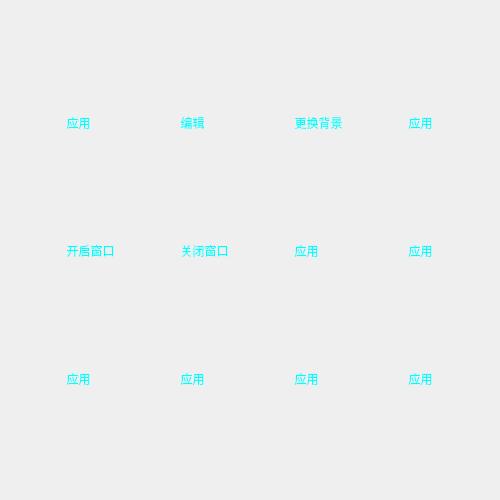
<?xml version="1.0" encoding="UTF-8"?>
<ui version="4.0">
 <class>Widget</class>
 <widget class="QWidget" name="Widget">
  <property name="geometry">
   <rect>
    <x>0</x>
    <y>0</y>
    <width>500</width>
    <height>500</height>
   </rect>
  </property>
  <property name="windowTitle">
   <string>Widget</string>
  </property>
  <property name="styleSheet">
   <string notr="true">QWidget#widget{
	background-image: url(:/image/moon.png);
}

QToolButton{
	border-style:none;
}
</string>
  </property>
  <widget class="QWidget" name="widget" native="true">
   <property name="geometry">
    <rect>
     <x>0</x>
     <y>0</y>
     <width>501</width>
     <height>501</height>
    </rect>
   </property>
   <property name="styleSheet">
    <string notr="true"/>
   </property>
   <widget class="QWidget" name="gridLayoutWidget">
    <property name="geometry">
     <rect>
      <x>0</x>
      <y>0</y>
      <width>501</width>
      <height>501</height>
     </rect>
    </property>
    <layout class="QGridLayout" name="gridLayout">
     <item row="0" column="2">
      <widget class="QToolButton" name="toolButton_3">
       <property name="styleSheet">
        <string notr="true">QToolButton{
	background-image: url(:/image/modify.png);

	color:rgb(0,255,255);
}</string>
       </property>
       <property name="text">
        <string>编辑</string>
       </property>
       <property name="icon">
        <iconset resource="image.qrc">
         <normaloff>:/image/modify.png</normaloff>:/image/modify.png</iconset>
       </property>
       <property name="iconSize">
        <size>
         <width>50</width>
         <height>50</height>
        </size>
       </property>
       <property name="toolButtonStyle">
        <enum>Qt::ToolButtonTextUnderIcon</enum>
       </property>
      </widget>
     </item>
     <item row="2" column="4">
      <widget class="QToolButton" name="toolButton_12">
       <property name="styleSheet">
        <string notr="true">QToolButton{

	color:rgb(0,255,255);
}</string>
       </property>
       <property name="text">
        <string>应用</string>
       </property>
       <property name="icon">
        <iconset resource="image.qrc">
         <normaloff>:/image/star (2).png</normaloff>:/image/star (2).png</iconset>
       </property>
       <property name="iconSize">
        <size>
         <width>50</width>
         <height>50</height>
        </size>
       </property>
       <property name="toolButtonStyle">
        <enum>Qt::ToolButtonTextUnderIcon</enum>
       </property>
      </widget>
     </item>
     <item row="2" column="3">
      <widget class="QToolButton" name="toolButton_11">
       <property name="styleSheet">
        <string notr="true">QToolButton{

	color:rgb(0,255,255);
}</string>
       </property>
       <property name="text">
        <string>应用</string>
       </property>
       <property name="icon">
        <iconset resource="image.qrc">
         <normaloff>:/image/moon.png</normaloff>:/image/moon.png</iconset>
       </property>
       <property name="iconSize">
        <size>
         <width>50</width>
         <height>50</height>
        </size>
       </property>
       <property name="toolButtonStyle">
        <enum>Qt::ToolButtonTextUnderIcon</enum>
       </property>
      </widget>
     </item>
     <item row="2" column="2">
      <widget class="QToolButton" name="toolButton_13">
       <property name="styleSheet">
        <string notr="true">QToolButton{

	color:rgb(0,255,255);
}</string>
       </property>
       <property name="text">
        <string>应用</string>
       </property>
       <property name="icon">
        <iconset resource="image.qrc">
         <normaloff>:/image/add_friends.png</normaloff>:/image/add_friends.png</iconset>
       </property>
       <property name="iconSize">
        <size>
         <width>50</width>
         <height>50</height>
        </size>
       </property>
       <property name="toolButtonStyle">
        <enum>Qt::ToolButtonTextUnderIcon</enum>
       </property>
      </widget>
     </item>
     <item row="1" column="4">
      <widget class="QToolButton" name="toolButton_7">
       <property name="styleSheet">
        <string notr="true">QToolButton{

	color:rgb(0,255,255);
}</string>
       </property>
       <property name="text">
        <string>应用</string>
       </property>
       <property name="icon">
        <iconset resource="image.qrc">
         <normaloff>:/image/collection.png</normaloff>:/image/collection.png</iconset>
       </property>
       <property name="iconSize">
        <size>
         <width>50</width>
         <height>50</height>
        </size>
       </property>
       <property name="toolButtonStyle">
        <enum>Qt::ToolButtonTextUnderIcon</enum>
       </property>
      </widget>
     </item>
     <item row="1" column="0">
      <widget class="QToolButton" name="toolButton_6">
       <property name="styleSheet">
        <string notr="true">QToolButton{

	color:rgb(0,255,255);
}</string>
       </property>
       <property name="text">
        <string>开启窗口</string>
       </property>
       <property name="icon">
        <iconset resource="image.qrc">
         <normaloff>:/image/add.png</normaloff>:/image/add.png</iconset>
       </property>
       <property name="iconSize">
        <size>
         <width>50</width>
         <height>50</height>
        </size>
       </property>
       <property name="toolButtonStyle">
        <enum>Qt::ToolButtonTextUnderIcon</enum>
       </property>
      </widget>
     </item>
     <item row="1" column="2">
      <widget class="QToolButton" name="toolButton_8">
       <property name="styleSheet">
        <string notr="true">QToolButton{

	color:rgb(0,255,255);
}</string>
       </property>
       <property name="text">
        <string>关闭窗口</string>
       </property>
       <property name="icon">
        <iconset resource="image.qrc">
         <normaloff>:/image/subtract.png</normaloff>:/image/subtract.png</iconset>
       </property>
       <property name="iconSize">
        <size>
         <width>50</width>
         <height>50</height>
        </size>
       </property>
       <property name="toolButtonStyle">
        <enum>Qt::ToolButtonTextUnderIcon</enum>
       </property>
      </widget>
     </item>
     <item row="1" column="3">
      <widget class="QToolButton" name="toolButton_9">
       <property name="styleSheet">
        <string notr="true">QToolButton{

	color:rgb(0,255,255);
}</string>
       </property>
       <property name="text">
        <string>应用</string>
       </property>
       <property name="icon">
        <iconset resource="image.qrc">
         <normaloff>:/image/time_two.png</normaloff>:/image/time_two.png</iconset>
       </property>
       <property name="iconSize">
        <size>
         <width>50</width>
         <height>50</height>
        </size>
       </property>
       <property name="toolButtonStyle">
        <enum>Qt::ToolButtonTextUnderIcon</enum>
       </property>
      </widget>
     </item>
     <item row="0" column="0">
      <widget class="QToolButton" name="toolButton_2">
       <property name="styleSheet">
        <string notr="true">QToolButton{

	color:rgb(0,255,255);
}</string>
       </property>
       <property name="text">
        <string>应用</string>
       </property>
       <property name="icon">
        <iconset resource="image.qrc">
         <normaloff>:/image/more.png</normaloff>:/image/more.png</iconset>
       </property>
       <property name="iconSize">
        <size>
         <width>50</width>
         <height>50</height>
        </size>
       </property>
       <property name="toolButtonStyle">
        <enum>Qt::ToolButtonTextUnderIcon</enum>
       </property>
      </widget>
     </item>
     <item row="0" column="3">
      <widget class="QToolButton" name="toolButton_4">
       <property name="styleSheet">
        <string notr="true">QToolButton{

	color:rgb(0,255,255);
}</string>
       </property>
       <property name="text">
        <string>更换背景</string>
       </property>
       <property name="icon">
        <iconset resource="image.qrc">
         <normaloff>:/image/picture.png</normaloff>:/image/picture.png</iconset>
       </property>
       <property name="iconSize">
        <size>
         <width>50</width>
         <height>50</height>
        </size>
       </property>
       <property name="toolButtonStyle">
        <enum>Qt::ToolButtonTextUnderIcon</enum>
       </property>
      </widget>
     </item>
     <item row="2" column="0">
      <widget class="QToolButton" name="toolButton_10">
       <property name="styleSheet">
        <string notr="true">QToolButton{

	color:rgb(0,255,255);
}</string>
       </property>
       <property name="text">
        <string>应用</string>
       </property>
       <property name="icon">
        <iconset resource="image.qrc">
         <normaloff>:/image/stopwatch.png</normaloff>:/image/stopwatch.png</iconset>
       </property>
       <property name="iconSize">
        <size>
         <width>50</width>
         <height>50</height>
        </size>
       </property>
       <property name="toolButtonStyle">
        <enum>Qt::ToolButtonTextUnderIcon</enum>
       </property>
      </widget>
     </item>
     <item row="0" column="4">
      <widget class="QToolButton" name="toolButton_5">
       <property name="styleSheet">
        <string notr="true">QToolButton{

	color:rgb(0,255,255);
}</string>
       </property>
       <property name="text">
        <string>应用</string>
       </property>
       <property name="icon">
        <iconset resource="image.qrc">
         <normaloff>:/image/rotation.png</normaloff>:/image/rotation.png</iconset>
       </property>
       <property name="iconSize">
        <size>
         <width>50</width>
         <height>50</height>
        </size>
       </property>
       <property name="toolButtonStyle">
        <enum>Qt::ToolButtonTextUnderIcon</enum>
       </property>
      </widget>
     </item>
    </layout>
   </widget>
  </widget>
 </widget>
 <layoutdefault spacing="6" margin="11"/>
 <resources>
  <include location="image.qrc"/>
 </resources>
 <connections/>
</ui>
